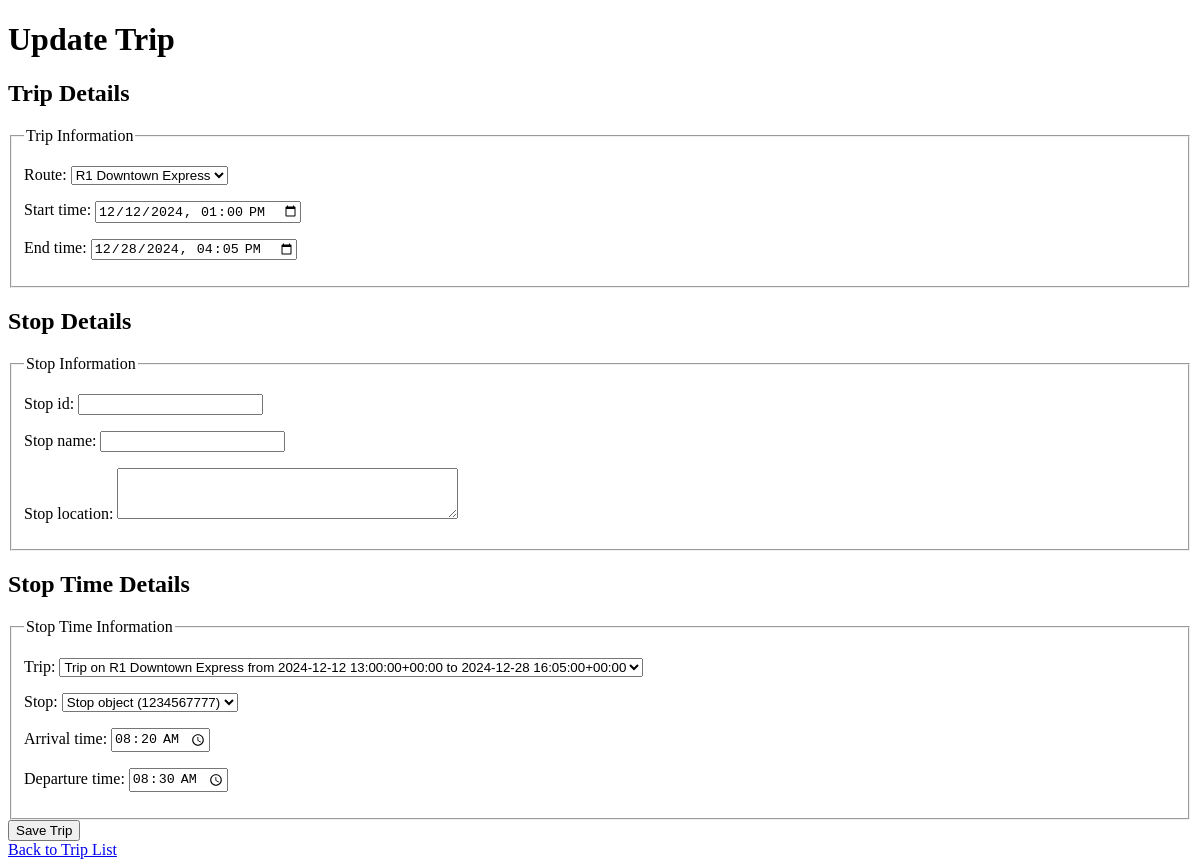
The app's page /trip/2/edit/ with its own data.
### rideshare/models.py (models this page shows, shortened)
class Route(models.Model):
    route_id = models.CharField(max_length=50, primary_key=True)
    agency = models.ForeignKey(Agency, on_delete=models.CASCADE)
    route_long_name = models.CharField(max_length=100)
    def __str__(self):
        return self.route_long_name
    class Meta:
        verbose_name = "Route"
        verbose_name_plural = "Routes"

class Trip(models.Model):
    name = models.CharField(max_length=100, default="Unknown Trip")
    stop = models.ForeignKey('Stop', on_delete=models.CASCADE, null=True, blank=True)
    route = models.ForeignKey('Route', on_delete=models.CASCADE)
    start_time = models.DateTimeField()
    end_time = models.DateTimeField()
    def __str__(self):
        return f"Trip on {self.route.route_long_name} from {self.start_time} to {self.end_time}"

class Stop(models.Model):
    stop_id = models.CharField(max_length=50, primary_key=True)
    stop_name = models.CharField(max_length=100)
    stop_location = models.CharField(max_length=255, null=True, blank=True)  # Add this field if needed

class StopTime(models.Model):
    stop_time_id = models.AutoField(primary_key=True)
    trip = models.ForeignKey(Trip, on_delete=models.CASCADE)
    stop = models.ForeignKey(Stop, on_delete=models.CASCADE)
    arrival_time = models.TimeField(null=True, blank=True)
    departure_time = models.TimeField(null=True, blank=True)

### rideshare/views.py (the view)
# urls.py: path('trip/<int:pk>/edit/', views.update_trip, name='update_trip'),
def update_trip(request, pk):
    trip = get_object_or_404(Trip, pk=pk)  # Retrieve the trip or raise 404 if not found
    stop_time = StopTime.objects.filter(trip=trip).first()  # Get the first StopTime related to the trip
    if request.method == 'POST':
        trip_form = TripForm(request.POST, instance=trip)
        stop_form = StopForm(request.POST, instance=trip.stop)  # Pre-populate the StopForm with existing Stop
        stop_time_form = StopTimeForm(request.POST, instance=stop_time)  # Update StopTime if it exists
        if trip_form.is_valid() and stop_form.is_valid() and stop_time_form.is_valid():
            trip_form.save()  # Save the Trip updates
            stop = stop_form.save()  # Update or create a new Stop if needed
            stop_time = stop_time_form.save(commit=False)
            stop_time.trip = trip  # Ensure StopTime is still linked to the updated trip
            stop_time.stop = stop  # Ensure StopTime is still linked to the updated Stop
            stop_time.save()  # Save the StopTime
            return redirect('trip_list')  # Ensure the URL name matches the correct view
    else:
        trip_form = TripForm(instance=trip)
        stop_form = StopForm(instance=trip.stop)  # Pre-populate with existing Stop data
        stop_time_form = StopTimeForm(instance=stop_time)  # Pre-populate with existing StopTime data if any
    return render(request, 'rideshare/trip_form.html', {
        'trip_form': trip_form,
        'stop_form': stop_form,
        'stop_time_form': stop_time_form
    })

### rideshare/forms.py (shortened to what this page needs)
class TripForm(forms.ModelForm):
    class Meta:
        model = Trip
        fields = ['route', 'start_time', 'end_time']  # Adding route as ForeignKey field
        widgets = {
            'start_time': forms.DateTimeInput(attrs={'type': 'datetime-local'}),
            'end_time': forms.DateTimeInput(attrs={'type': 'datetime-local'}),
        }

class StopForm(forms.ModelForm):
    class Meta:
        model = Stop
        fields = ['stop_id', 'stop_name', 'stop_location']
        widgets = {
            'stop_location': forms.Textarea(attrs={'rows': 3}),
        }

### rideshare/templates/rideshare/trip_form.html (shortened to what this page needs)
<!DOCTYPE html>
<html lang="en">
<head>
    {% load static %}
    <link rel="stylesheet" type="text/css" href="{% static 'rideshare/css/styles.css' %}">
</head>
<body>
    <h1>{% if trip_form.instance.pk %}Update{% else %}Create{% endif %} Trip</h1>
    <form method="POST">
        <h2>Trip Details</h2>
        <fieldset>
            <legend>Trip Information</legend>
            {{ trip_form.as_p }}
        </fieldset>
        <h2>Stop Details</h2>
        <fieldset>
            <legend>Stop Information</legend>
            {{ stop_form.as_p }}
        </fieldset>
        <h2>Stop Time Details</h2>
        <fieldset>
            <legend>Stop Time Information</legend>
            {{ stop_time_form.as_p }}
        </fieldset>
        <button type="submit">Save Trip</button>
    </form>
    <a href="{% url 'trip_list' %}">Back to Trip List</a>
</body>
</html>

### records on screen
Route: route "R1 Downtown Express"
Trip: start_time "12/12/2024 13:00", end_time "12/28/2024 16:05"
StopTime: trip "Trip on R1 Downtown Express from 2024-12-12 13:00:00+00:00 to 2024-12-28 16:05:00+00:00", stop "Stop object (1234567777)", arrival_time "08:20:00", departure_time "08:30:00"
